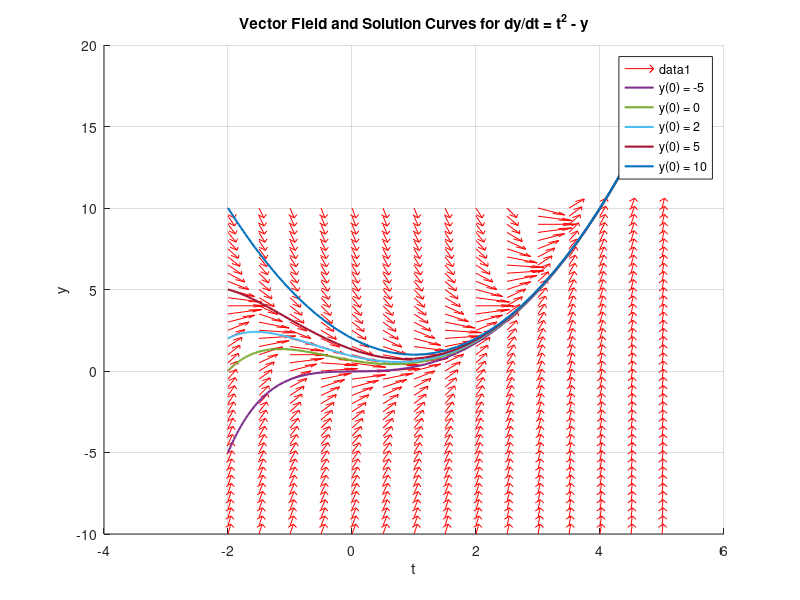

Reproduce this figure in MATLAB.
clc;
clear all;
close all;

% Define time and y ranges
t_range = -2:0.5:5; % Time range
y_range = -10:0.5:10; % y range

% Create a grid for the vector field
[T, Y] = meshgrid(t_range, y_range);

% Compute the vector field components
U = ones(size(T)); % dt/dt = 1 (time moves forward)
V = T.^2 - Y; % dy/dt = t^2 - y

% Normalize vectors for better visualization
L = sqrt(U.^2 + V.^2); % Compute vector lengths
U = U ./ L; % Normalize dt/dt
V = V ./ L; % Normalize dy/dt

figure; hold on; % Create figure and hold multiple plots

% Plot vector field
quiver(T, Y, U, V, 'r'); % Red arrows for direction field

% Solve the ODE numerically using ode45 for different initial conditions
f = @(t, y) t^2 - y; % Define the differential equation

t_span = [-2, 5]; % Time span for the solution
y0_values = [-5, 0, 2, 5, 10]; % Different initial conditions

for i = 1:length(y0_values)
    [t_sol, y_sol] = ode45(f, t_span, y0_values(i)); % Solve ODE
    plot(t_sol, y_sol, 'LineWidth', 1.5, 'DisplayName', ['y(0) = ', num2str(y0_values(i))]);
end

xlabel('t'); % X-axis label
ylabel('y'); % Y-axis label
title('Vector Field and Solution Curves for dy/dt = t^2 - y'); % Title
legend show; % Show legend
grid on; % Enable grid for better visualization
